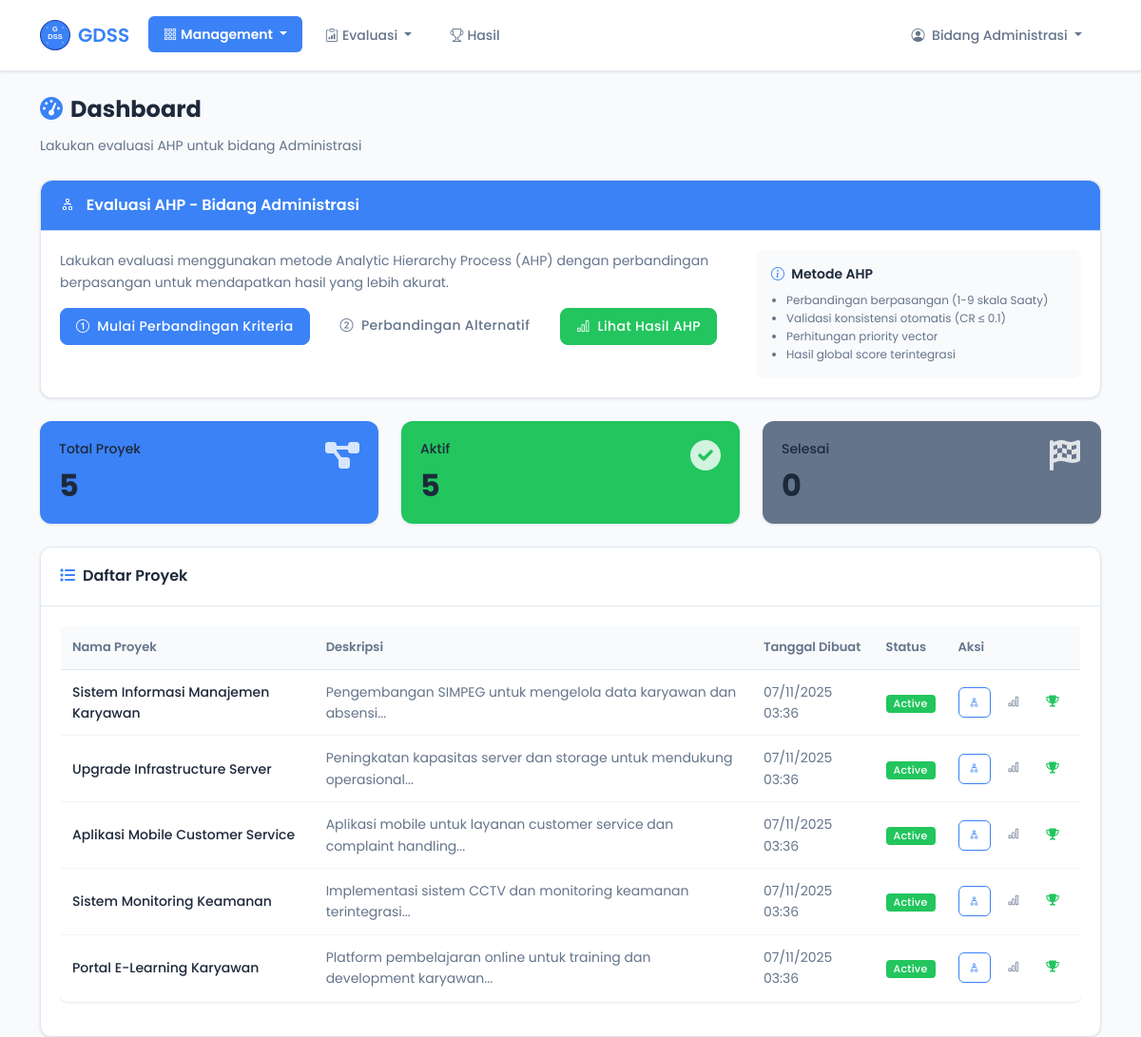
Page /dashboard.php (signed in) on the committed database.
### tables this page shows
CREATE TABLE projects (
    id INT PRIMARY KEY AUTO_INCREMENT,
    code VARCHAR(20) UNIQUE NOT NULL,
    name VARCHAR(200) NOT NULL,
    location VARCHAR(100) NOT NULL,
    date_offer DATE NOT NULL,
    description TEXT,
    status ENUM('active', 'completed', 'cancelled') DEFAULT 'active',
    created_at TIMESTAMP DEFAULT CURRENT_TIMESTAMP
);

### dashboard.php (the view, shortened to what the rows shown need)
<?php
require_once 'functions.php';
$projects = getProjects();
?>
<!DOCTYPE html>
<html lang="id">
<head>
    <link href="https://cdn.jsdelivr.net/npm/bootstrap@5.3.0/dist/css/bootstrap.min.css" rel="stylesheet">
    <link href="https://cdn.jsdelivr.net/npm/bootstrap-icons@1.10.0/font/bootstrap-icons.css" rel="stylesheet">
    <link href="https://cdnjs.cloudflare.com/ajax/libs/font-awesome/6.0.0/css/all.min.css" rel="stylesheet">
    <link rel="stylesheet" href="assets/css/style.css">
</head>
<body>
    <div class="container mt-4">
        <div class="row mb-4">
            <div class="col">
                <h2 style="font-family: 'Poppins', sans-serif; font-weight: 700; color: #1E293B; font-size: 24px;"><i class="fas fa-tachometer-alt me-2" style="color: #3B82F6;"></i>Dashboard</h2>
            </div>
        </div>
        <div class="card" style="border: 1px solid #E2E8F0; border-radius: 12px; box-shadow: 0 1px 3px 0 rgba(0, 0, 0, 0.1);">
            <div class="card-body" style="padding: 20px;">
                <?php if (empty($projects)): ?>
                    <div class="text-center py-5">
                        <i class="fas fa-folder-open" style="font-size: 48px; color: #94A3B8; margin-bottom: 16px;"></i>
                        <h5 style="font-family: 'Poppins', sans-serif; font-weight: 600; color: #1E293B; font-size: 16px;">Belum ada proyek</h5>
                        <?php if (hasRole('supervisor')): ?>
                            <p style="font-family: 'Poppins', sans-serif; color: #64748B; font-size: 14px;">Mulai dengan membuat proyek baru</p>
                            <a href="projects.php?action=create" class="btn btn-primary" style="background: #3B82F6; border-color: #3B82F6; font-family: 'Poppins', sans-serif; font-weight: 500; border-radius: 8px; padding: 8px 16px;">
                                <i class="fas fa-plus me-1"></i>Buat Proyek Pertama
                            </a>
                        <?php else: ?>
                            <p style="font-family: 'Poppins', sans-serif; color: #64748B; font-size: 14px;">Belum ada proyek untuk dievaluasi. Hubungi supervisor untuk menambah proyek.</p>
                        <?php endif; ?>
                    </div>
                <?php else: ?>
                    <div class="table-responsive">
                        <table class="table table-hover" style="font-family: 'Poppins', sans-serif;">
                            <thead>
                                <tr style="background: #F8FAFC;">
                                    <th style="font-weight: 600; color: #64748B; font-size: 13px; border-bottom: 1px solid #E2E8F0; padding: 12px;">Nama Proyek</th>
                                    <th style="font-weight: 600; color: #64748B; font-size: 13px; border-bottom: 1px solid #E2E8F0; padding: 12px;">Deskripsi</th>
                                    <th style="font-weight: 600; color: #64748B; font-size: 13px; border-bottom: 1px solid #E2E8F0; padding: 12px;">Tanggal Dibuat</th>
                                    <th style="font-weight: 600; color: #64748B; font-size: 13px; border-bottom: 1px solid #E2E8F0; padding: 12px;">Status</th>
                                    <th style="font-weight: 600; color: #64748B; font-size: 13px; border-bottom: 1px solid #E2E8F0; padding: 12px;">Aksi</th>
                                </tr>
                            </thead>
                            <tbody>
                                <?php foreach ($projects as $project): ?>
                                <tr style="border-bottom: 1px solid #F1F5F9;">
                                    <td style="padding: 12px;">
                                        <strong style="color: #1E293B; font-size: 14px; font-weight: 500;"><?php echo htmlspecialchars($project['name']); ?></strong>
                                    </td>
                                    <td style="color: #64748B; font-size: 14px; padding: 12px;"><?php echo htmlspecialchars(substr($project['description'], 0, 100)); ?>...</td>
                                    <td style="color: #64748B; font-size: 14px; padding: 12px;"><?php echo date('d/m/Y H:i', strtotime($project['created_at'])); ?></td>
                                    <td style="padding: 12px;">
                                        <span class="badge" style="background: <?php echo $project['status'] == 'active' ? '#22C55E' : '#64748B'; ?>; font-family: 'Poppins', sans-serif; font-size: 11px; font-weight: 500; padding: 4px 8px; border-radius: 4px; color: white;">
                                            <?php echo ucfirst($project['status']); ?>
                                        </span>
                                    </td>
                                    <td style="padding: 12px;">
                                        <div class="d-flex gap-2">
                                            <?php if (!hasRole('supervisor')): ?>
                                                <a href="ahp_comparison.php?step=criteria" class="btn btn-outline-primary" title="Evaluasi AHP" style="border-color: #3B82F6; color: #3B82F6; font-family: 'Poppins', sans-serif; font-weight: 500; font-size: 12px; padding: 6px 10px; border-radius: 6px;">
                                                    <i class="bi bi-diagram-2"></i>
                                                </a>
                                                <a href="ahp_results.php" class="btn btn-outline-secondary" title="Hasil AHP" style="border-color: #64748B; color: #64748B; font-family: 'Poppins', sans-serif; font-weight: 500; font-size: 12px; padding: 6px 10px; border-radius: 6px;">
                                                    <i class="bi bi-bar-chart"></i>
                                                </a>
                                            <?php endif; ?>
                                            <a href="results.php" class="btn btn-outline-success" title="Hasil Konsensus" style="border-color: #22C55E; color: #22C55E; font-family: 'Poppins', sans-serif; font-weight: 500; font-size: 12px; padding: 6px 10px; border-radius: 6px;">
                                                <i class="fas fa-trophy"></i>
                                            </a>
                                        </div>
                                    </td>
                                </tr>
                                <?php endforeach; ?>
                            </tbody>
                        </table>
                    </div>
                <?php endif; ?>
            </div>
        </div>
    </div>
</body>
</html>

### rows in the picture
projects: name "Sistem Informasi Manajemen Karyawan", description "Pengembangan SIMPEG untuk mengelola data karyawan dan absensi", created_at "07/11/2025 03:36", status "Active"
projects: name "Upgrade Infrastructure Server", description "Peningkatan kapasitas server dan storage untuk mendukung operasional", created_at "07/11/2025 03:36", status "Active"
projects: name "Aplikasi Mobile Customer Service", description "Aplikasi mobile untuk layanan customer service dan complaint handling", created_at "07/11/2025 03:36", status "Active"
projects: name "Sistem Monitoring Keamanan", description "Implementasi sistem CCTV dan monitoring keamanan terintegrasi", created_at "07/11/2025 03:36", status "Active"
projects: name "Portal E-Learning Karyawan", description "Platform pembelajaran online untuk training dan development karyawan", created_at "07/11/2025 03:36", status "Active"

### other values in the picture
$user['fullname'] "Bidang Administrasi"
$userRole "Administrasi"
count($projects) "5"
